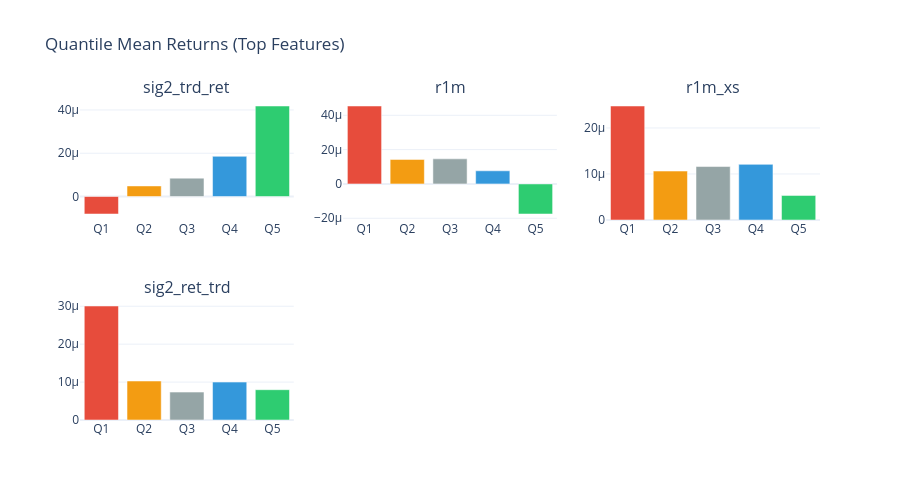

Notebook code cell kept with this figure:
### Markdown cell above
### Quantile Return Plots

### Code cell
if quantile_spreads:
    n_show = min(6, len(quantile_spreads))
    feats_to_show = list(quantile_spreads.keys())[:n_show]
    ncols = min(3, n_show)
    nrows = (n_show + ncols - 1) // ncols
    fig = make_subplots(rows=nrows, cols=ncols, subplot_titles=feats_to_show[:n_show])
    for idx, feat in enumerate(feats_to_show):
        r, c = divmod(idx, ncols)
        q_means = quantile_spreads[feat]["q_means"]
        fig.add_trace(
            go.Bar(
                x=[f"Q{i + 1}" for i in range(len(q_means))],
                y=q_means,
                marker_color=["#e74c3c", "#f39c12", "#95a5a6", "#3498db", "#2ecc71"],
                showlegend=False,
            ),
            row=r + 1,
            col=c + 1,
        )
    fig.update_layout(
        template="plotly_white",
        height=250 * nrows,
        width=900,
        title_text="Quantile Mean Returns (Top Features)",
    )
    fig.show()

### Figure 1 — Plotly figure (JSON) as saved in the notebook; plotly's stock layout.template omitted (floating-point values rounded to 4 significant figures)
{"data": [{"marker": {"color": ["#e74c3c", "#f39c12", "#95a5a6", "#3498db", "#2ecc71"]}, "showlegend": false, "type": "bar", "x": ["Q1", "Q2", "Q3", "Q4", "Q5"], "xaxis": "x", "y": [-8.086e-06, 4.885e-06, 8.489e-06, 1.858e-05, 4.183e-05], "yaxis": "y"}, {"marker": {"color": ["#e74c3c", "#f39c12", "#95a5a6", "#3498db", "#2ecc71"]}, "showlegend": false, "type": "bar", "x": ["Q1", "Q2", "Q3", "Q4", "Q5"], "xaxis": "x2", "y": [4.541e-05, 1.429e-05, 1.463e-05, 7.645e-06, -1.752e-05], "yaxis": "y2"}, {"marker": {"color": ["#e74c3c", "#f39c12", "#95a5a6", "#3498db", "#2ecc71"]}, "showlegend": false, "type": "bar", "x": ["Q1", "Q2", "Q3", "Q4", "Q5"], "xaxis": "x3", "y": [2.477e-05, 1.064e-05, 1.162e-05, 1.209e-05, 5.339e-06], "yaxis": "y3"}, {"marker": {"color": ["#e74c3c", "#f39c12", "#95a5a6", "#3498db", "#2ecc71"]}, "showlegend": false, "type": "bar", "x": ["Q1", "Q2", "Q3", "Q4", "Q5"], "xaxis": "x4", "y": [3.006e-05, 1.028e-05, 7.357e-06, 1e-05, 7.991e-06], "yaxis": "y4"}], "layout": {"annotations": [{"font": {"size": 16}, "showarrow": false, "text": "sig2_trd_ret", "x": 0.1444, "xanchor": "center", "xref": "paper", "y": 1.0, "yanchor": "bottom", "yref": "paper"}, {"font": {"size": 16}, "showarrow": false, "text": "r1m", "x": 0.5, "xanchor": "center", "xref": "paper", "y": 1.0, "yanchor": "bottom", "yref": "paper"}, {"font": {"size": 16}, "showarrow": false, "text": "r1m_xs", "x": 0.8556, "xanchor": "center", "xref": "paper", "y": 1.0, "yanchor": "bottom", "yref": "paper"}, {"font": {"size": 16}, "showarrow": false, "text": "sig2_ret_trd", "x": 0.1444, "xanchor": "center", "xref": "paper", "y": 0.375, "yanchor": "bottom", "yref": "paper"}], "height": 500, "title": {"text": "Quantile Mean Returns (Top Features)"}, "width": 900, "xaxis": {"anchor": "y", "domain": [0.0, 0.2889]}, "xaxis2": {"anchor": "y2", "domain": [0.3556, 0.6444]}, "xaxis3": {"anchor": "y3", "domain": [0.7111, 1.0]}, "xaxis4": {"anchor": "y4", "domain": [0.0, 0.2889]}, "xaxis5": {"anchor": "y5", "domain": [0.3556, 0.6444]}, "xaxis6": {"anchor": "y6", "domain": [0.7111, 1.0]}, "yaxis": {"anchor": "x", "domain": [0.625, 1.0]}, "yaxis2": {"anchor": "x2", "domain": [0.625, 1.0]}, "yaxis3": {"anchor": "x3", "domain": [0.625, 1.0]}, "yaxis4": {"anchor": "x4", "domain": [0.0, 0.375]}, "yaxis5": {"anchor": "x5", "domain": [0.0, 0.375]}, "yaxis6": {"anchor": "x6", "domain": [0.0, 0.375]}}}
